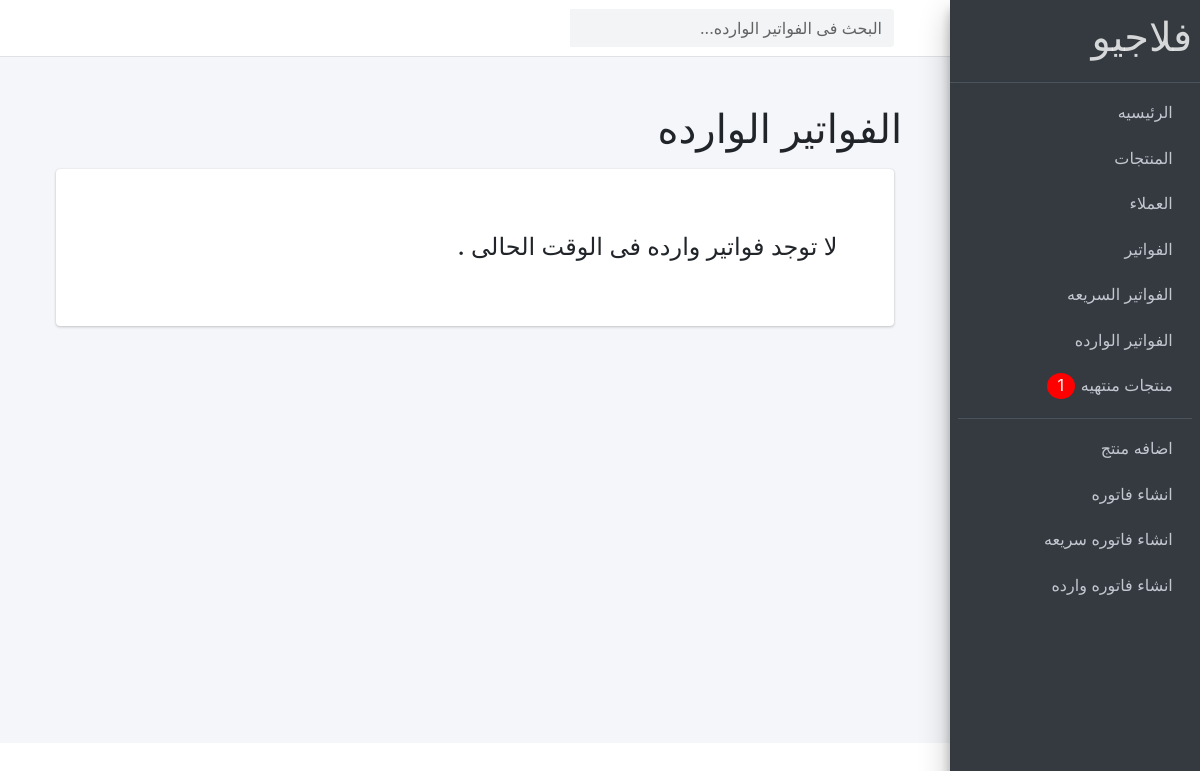
The page /home/products/incoming-bills/ on the database as committed earlier.
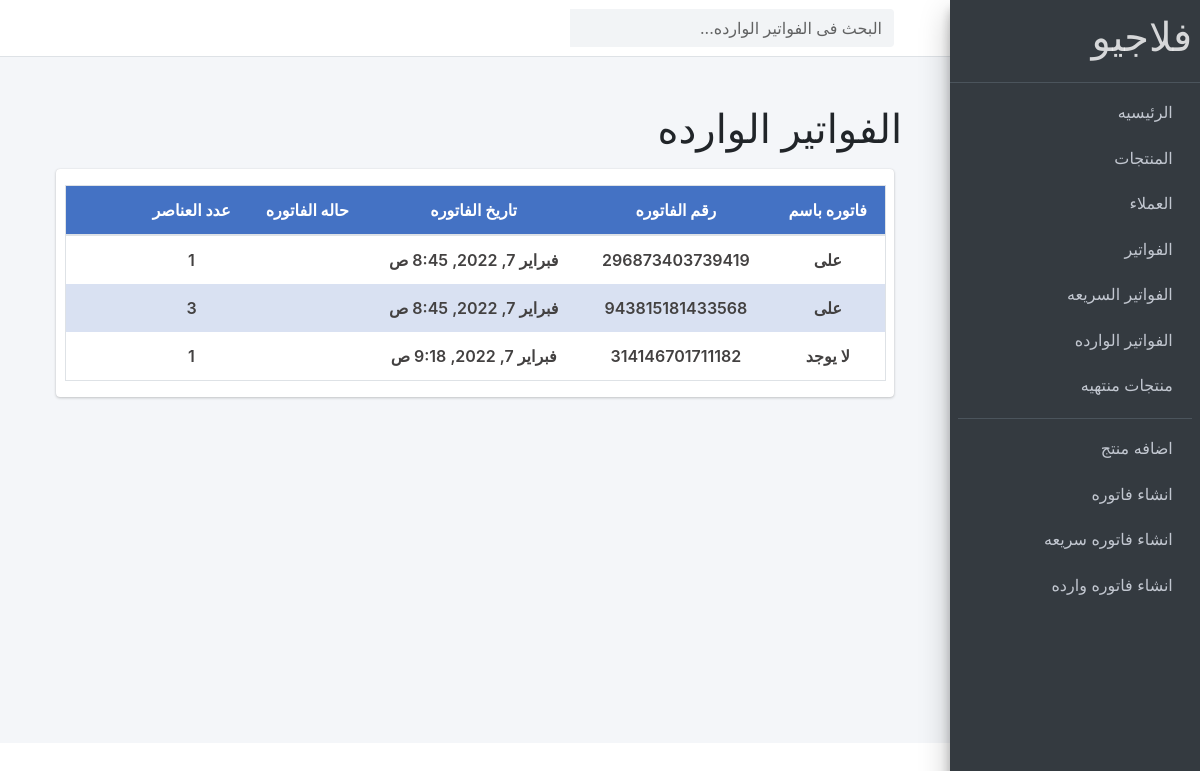
The same page on the database as committed later.
### store/models.py (models this page shows, shortened)
class IncomingOrder(models.Model):
    date = models.DateTimeField(auto_now_add=True)
    transaction_id = models.CharField(max_length=100, null=True)
    seller = models.CharField(max_length=100, null=True,verbose_name="التاجر")
    total = models.FloatField(validators=[MinValueValidator(0)],verbose_name="سعر الفاتوره", default=0)
    remaining_money = models.FloatField(validators=[MinValueValidator(0)],verbose_name="رصيد ما قبله", default=0)
    total2 = models.FloatField(validators=[MinValueValidator(0)],verbose_name="الاجمالى", default=0)
    paid = models.FloatField(validators=[MinValueValidator(0)],verbose_name="تم دفع", default=0)
    still = models.FloatField(validators=[MinValueValidator(0)],verbose_name="مازال", default=0)
    empty_done = models.BooleanField(default=False)
    ORDslug = models.SlugField(blank=True, null=True, unique=True, allow_unicode=True, max_length=255 , verbose_name="slug")
    @property
    def get_bill_count(self):
        orderitems = self.incomingorderline_set.all()
        count = orderitems.count()
        return count

### store/views.py (the view)
# urls.py: path('products/incoming-bills/', views.incom_bills, name="incom_bills"),
def incom_bills(request):
    search_qs = request.GET.get('search_incombills', '')
    if search_qs:
        incombills = IncomingOrder.objects.filter(transaction_id__startswith=search_qs)
    else:
        incombills = IncomingOrder.objects.all()
    return render(request, 'pages/incombills.html',{'incombills': incombills})

### store/context_processor.py (called while the page is built)
def calc_empty_products(request):
    products = Product.objects.filter(available_in_ventory=0)
    emptyNum = products.count()
    return {"emptyNum":emptyNum}

### templates/pages/incombills.html (shortened to what this page needs)
{% extends 'base.html' %}
{% load crispy_forms_tags %}
{% load static %}
{% block content %}
    <nav  class="main-header navbar navbar-expand navbar-white navbar-light">
      <ul class="navbar-nav">
        <li class="nav-item">
          <a class="nav-link" data-widget="pushmenu" href="#"></a>
        </li>
      </ul>
      <form class="form-inline ml-3" action="{% url 'products:incom_bills' %}">
        <div class="input-group">
          <input id="searchIdforincombills" class="form-control form-control-navbar" name="search_incombills" type="search" placeholder="البحث فى الفواتير الوارده..." aria-label="Search">
          <div class="input-group-append">
            <button class="btn btn-navbar" type="submit">
            </button>
          </div>
        </div>
      </form>
    </nav>
    <div style="direction: rtl;" class="wrapper">
      <div   class="content-wrapper p-5">
        <div class="row mb-2">
          <div class="col-sm-6">
            <h1> الفواتير الوارده</h1>
          </div>
        </div>
            <section class="content">
              <div class="card card-solid">
                  <div class="row d-flex align-items-stretch">
                    <div   class="col-12 p-3">
                      {% if incombills %}
                      <table class="table table-bordered text-center bills_table">
                        <thead>
                          <tr class="bills_thead_row">
                            <th scope="col">فاتوره باسم </th>
                            <th scope="col">رقم الفاتوره </th>
                            <th scope="col">تاريخ الفاتوره </th>
                            <th scope="col">حاله الفاتوره </th>
                            <th scope="col"> عدد العناصر </th>
                            <th scope="col"></th>
                          </tr>
                        </thead>
                        <tbody>
                          {% for incombill in incombills %}
                          <tr class="bills_table_row">
                            <td><a href="{% url 'products:create_incomline' incombill.id %}">
                              {% if incombill.seller %}
                              {{incombill.seller}}
                              {% else %}
                                لا يوجد
                              {% endif %}
                            </a></td>
                            <td><a href="{% url 'products:create_incomline' incombill.id %}">{{incombill.transaction_id}}</a></td>
                            <td><a href="{% url 'products:create_incomline' incombill.id %}">{{incombill.date}}</a></td>
                            <td></td>
                            <td><a href="{% url 'products:create_incomline' incombill.id %}">{{incombill.get_bill_count}}</a> </td>
                            <td class="deletebtn"><a data-product="{{incombill.id}}" href="#" class="btn del_btn_list del_btn_list{{incombill.id}}"></a></td>
                          </tr>
                          {% endfor %}
                        </tbody>
                      </table>
                      {% else %}
                      <h4 class="m-5">لا توجد فواتير وارده فى الوقت الحالى .</h4>
                      {% endif %}
                    </div>
                    </div>
              </div>
            </section>
          </div>
      </div>
{% endblock %}

Rows that differ between the two databases and show on the page:
added IncomingOrder: seller "على", transaction_id "296873403739419", date "فبراير 7, 2022, 8:45 ص", get_bill_count "1"
added IncomingOrder: seller "على", transaction_id "943815181433568", date "فبراير 7, 2022, 8:45 ص", get_bill_count "3"
added IncomingOrder: shows "لا يوجد", transaction_id "314146701711182", date "فبراير 7, 2022, 9:18 ص", get_bill_count "1"
Other text that changed with them:
{{ emptyNum }}: "1" → (not shown)
text no longer shown: "لا توجد فواتير وارده فى الوقت الحالى ."
text now shown: "فاتوره باسم رقم الفاتوره تاريخ الفاتوره حاله الفاتوره عدد العناصر"
